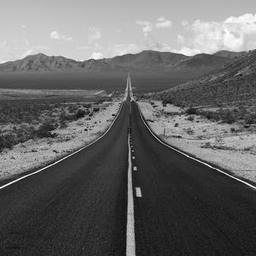
#> input picture 4106-Digital Image Processing/Images_for_DIP/road.bmp, 256 x 256 px, found by its file name
$ jupyter execute --allow-errors Lab2.ipynb   (shell and % lines are left out)
#> lines starting #> are read from the running program, lines starting #| are printed output that depends on the picture
[cell 1]
# Bilinear interpolation

import cv2
import matplotlib.pyplot as plt
from google.colab.patches import cv2_imshow
import numpy as np

%cd RUET_CSE_LAB

path="/content/RUET_CSE_LAB/4106-Digital Image Processing/Images_for_DIP/road.bmp"

image=cv2.imread(path)
#> image is the input picture: shape (256, 256, 3); min 7, max 255, mean 101.7
image_gray = cv2.cvtColor(image, cv2.COLOR_BGR2GRAY)
cv2_imshow(image_gray)
print(image_gray.shape,image_gray.dtype)
#| (256, 256) uint8

def Bilinear_Interpolation(image,H_out,W_out):
#> called with H_out = 500, W_out = 500
  H_in=image_gray.shape[0]
#> H_in = 256
  W_in=image_gray.shape[1]
#> W_in = 256
  resize_image=np.zeros((H_out,W_out))

  for i in range(H_out):
    for j in range(W_out):

      # step-01:
      x=(j+0.5)*(W_in/W_out)-0.5
      y=(i+0.5)*(H_in/H_out)-0.5

      # step-02:
      x0=int(np.floor(x))
      y0=int(np.floor(y))

      x1=min(x0+1,W_in-1)
      y1=min(y0+1,H_in-1)

      # step-03:
      x0=max(x0,0)
      y0=max(y0,0)

      #step-04:
      dx=x-x0
      dy=y-y0

      #step-05:
      A=image_gray[y0, x0]
      B=image_gray[y0, x1]
      C=image_gray[y1, x0]
      D=image_gray[y1, x1]

      #step-06:
      Top=A*(1-dx)+(B*dx)
      Bottom=C*(1-dx)+(D*dx)
      value=Top*(1-dy)+Bottom*dy
      resize_image[i,j]=value
  return resize_image

[cell 2]
resize_image=Bilinear_Interpolation(image_gray,500,500)

[cell 3]
cv2_imshow(resize_image)
print(resize_image.shape)
#| (500, 500)
print(resize_image.dtype)
#| float64

[cell 4]
# using built in function:

resize_image_func=cv2.resize(image_gray,(500,500),interpolation=cv2.INTER_LINEAR)
cv2_imshow(resize_image_func)
print(resize_image_func.shape)
#| (500, 500)
print(resize_image_func.dtype)
#| uint8

# Comparison:

diff=abs(resize_image.astype(np.int16)-resize_image_func.astype(np.int16))
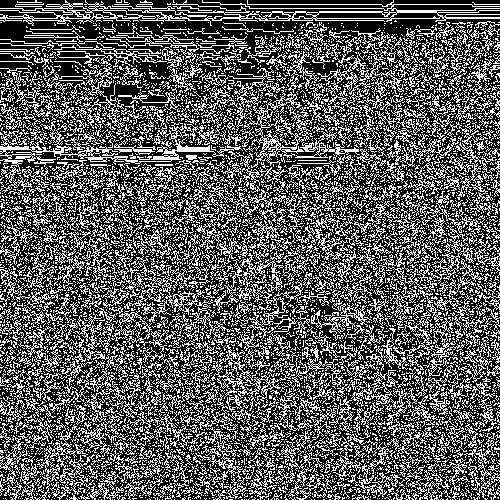
#> diff: shape (500, 500) int16; values 0 (black) and 1 (white), 36% white in thin lines or dots
cv2_imshow(diff)

[cell 5]
# # Comparison:

# diff=abs(resize_image.astype(np.int16)-resize_image_func.astype(np.int16))
# cv2_imshow(diff)

[cell 6]
# Nearest Neighbor interpolation

def Nearest_Neighbor_Interpolation(image,height,width):
#> called with image = array of shape (3, 3), height = 9, width = 9
  H_in=image.shape[0]
  W_in=image.shape[1]
  resize_image=np.zeros((height,width))
  if height%H_in!=0 or width%W_in!=0:
    return resize_image

  factor1=height/H_in
  factor2=width/W_in
  for i in range(height):
    for j in range(width):
      resize_image[i,j]=image[int(i/factor1),int(j/factor2)]

  return resize_image


image=[
      [1,4,7],
      [2,5,8],
      [3,6,9]
  ]
image=np.array(image)
print(Nearest_Neighbor_Interpolation(image,9,9))

[cell 7]
def four_adjacency(image,start,end,V):
  H_in=image.shape[0]
  W_in=image.shape[1]

  if start not in V or end not in V:
    return -1

  path={'P1':[start],
        'P2':[start],
        'P3':[start],
        'P4':[start],
        }
  start=list(start)

[cell 8]
# Experiment1: Reading and Displaying image

#import the libraries
import numpy as np
import matplotlib.pyplot as plt
from google.colab.patches import cv2_imshow
import cv2
#reading the image
image=cv2.imread('rgb.png')
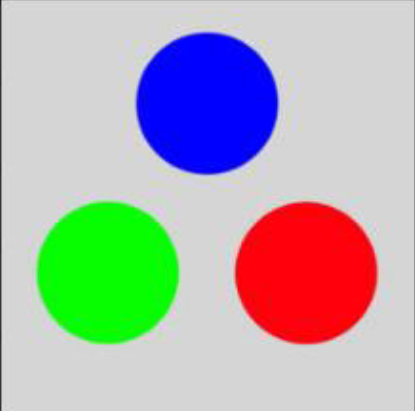
#> input picture 4106-Digital Image Processing/1. 31-03-2026/rgb.png, 415 x 411 px, found by its file name
#> image is the input picture: shape (411, 415, 3); mean B, G, R 177.4, 176.6, 177
cv2_imshow(image)
plt.imshow(image)
#save the image
cv2.imwrite('testing_save.png',image)


# Experiment 2: Changing the color spaces

#converting the image into grayscale
image_gray = cv2.cvtColor(image, cv2.COLOR_BGR2GRAY)
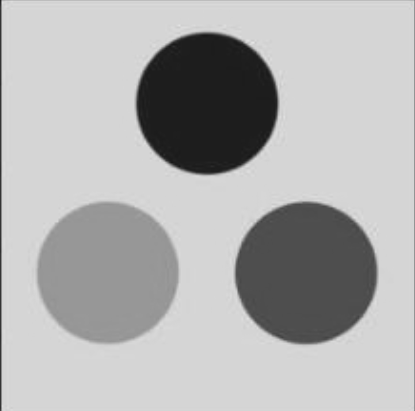
#> image_gray: shape (411, 415); min 23, max 228, mean 176.8
#display the image
cv2_imshow(image_gray)
plt.imshow(image_gray)


#converting the image in HSV color space
image_hsv = cv2.cvtColor(image, cv2.COLOR_BGR2HSV)
#> image_hsv: shape (411, 415, 3); mean H, S, V 45.6, 73, 223.7
#display the image
cv2_imshow(image_hsv)
plt.imshow(image_hsv)
#converting the image in HSV color space
image_hsv = cv2.cvtColor(image, cv2.COLOR_BGR2HSV)
#display the image
cv2_imshow(image_hsv)
plt.imshow(image_hsv)


#converting the image in RGB color space
image_rgb = cv2.cvtColor(image, cv2.COLOR_BGR2RGB)
#display the image
cv2_imshow(image_rgb)
plt.imshow(image_rgb)


# Experiment 3: Accessing Image Property

import numpy as np
import matplotlib.pyplot as plt
import cv2
#reading the image
image = cv2.imread('/content/rgb.png')
#Displaying image properties
print('Image shape:', image.shape)
#| Image shape: (411, 415, 3)
print('Total number of pixels:', image.size)
#| Total number of pixels: 511695
print('Dimension:', image.ndim)
#| Dimension: 3
print (type(image))
#| <class 'numpy.ndarray'>
print(image)
#> (printed output is left out)
print(image[0][0])
#| [32 32 32]

# another way to accessing image properties

height = image.shape[0]
#> height = 411
width = image.shape[1]
#> width = 415
num_channels = image.shape[2]
#> num_channels = 3
print('The height of the input image is : ', height)
#| The height of the input image is :  411
print('The width of the input image is : ', width)
#| The width of the input image is :  415
print('The Number of Channels in the input image are : ', num_channels)
#| The Number of Channels in the input image are :  3

# Experiment 4: Splitting & Merging Image Channels

b, g, r = cv2.split(image)
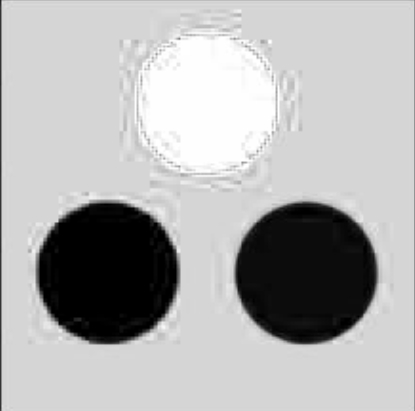
#> b: shape (411, 415); min 0, max 255, mean 177.4
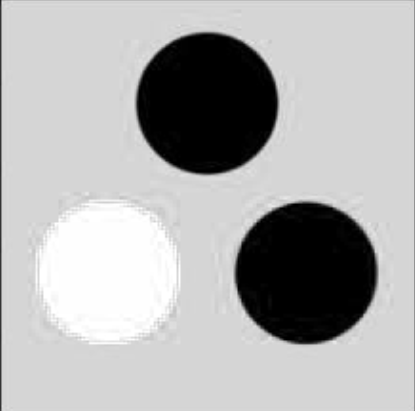
#> g: shape (411, 415); min 0, max 255, mean 176.6
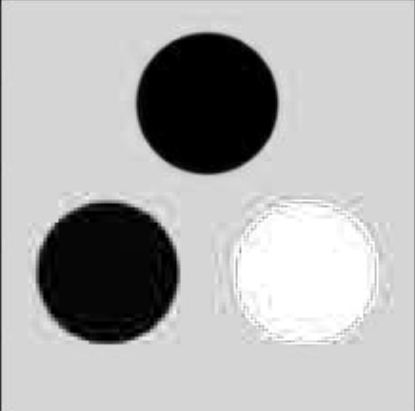
#> r: shape (411, 415); min 0, max 255, mean 177
rgb_image = cv2.merge((r, g, b))
num_red_pixels = cv2.countNonZero(r)
#> num_red_pixels = 157702
num_green_pixels = cv2.countNonZero(g)
#> num_green_pixels = 149415
num_blue_pixels = cv2.countNonZero(b)
#> num_blue_pixels = 159822
# Display the total number of pixels for each color channel
print('Total number of red pixels:', num_red_pixels)
#| Total number of red pixels: 157702
print('Total number of green pixels:', num_green_pixels)
#| Total number of green pixels: 149415
print('Total number of blue pixels:', num_blue_pixels)
#| Total number of blue pixels: 159822

#Experiment 5 -- Name of the Experiment: Separating Image Channels and Displaying them Individually

#import the libraries
import numpy as np
import matplotlib.pyplot as plt
import cv2
#reading the image
image = cv2.imread('/content/rgb.jpg')
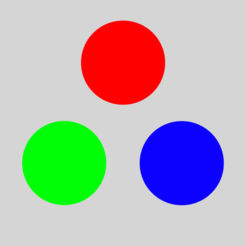
#> input picture 4106-Digital Image Processing/Images_for_DIP/rgb.jpg, 246 x 246 px, found by its file name
#> image is the input picture: shape (246, 246, 3); mean B, G, R 178.2, 177.8, 178.7
#Create subplot of one row and three columns within 10 inches widhth and 5 inches height figure
fig, ax = plt.subplots(1, 3, figsize=(10, 5))
# Display the red channel image in the first subplot
ax[0].imshow(r)

ax[0].set_title('Red Channel')
# Display the green channel image in the second subplot
ax[1].imshow(g)
ax[1].set_title('Green Channel')
# Display the blue channel image in the third subplot
ax[2].imshow(b)
ax[2].set_title('Blue Channel')

#Another ways to seperate the image channels and display
import cv2
import matplotlib.pyplot as plt
# Load an image
image = cv2.imread('/content/rgb.png')
# Extract the channel pixel array
r = image[:,:,2]
g = image[:,:,1]
b = image[:,:,0]
print(r)
#> (printed output is left out)

# Experiment 6
# Name of the Experiment: Converting Image from One Format to Another
# Introduction/Description

import os
import cv2
# Set the directory path containing JPEG images
input_dir = '/content/drive/MyDrive/Jpg Images'
# Create a directory for storing the output PNG images
output_dir = '/content/drive/MyDrive/PNG Images'
#> (the rest of this cell did not finish here and is left out)

#> (a cell that did not finish here is left out)

[cell 10]
# lab-04
# !wget https://raw.githubusercontent.com/asadaladil/RUET_CSE_LAB/refs/heads/main/4106-Digital%20Image%20Processing/Images_for_DIP/road.bmp
import cv2
import matplotlib.pyplot as plt
from google.colab.patches import cv2_imshow
import numpy as np
import warnings

# Experiment 1
# Name of the Experiment: Identity Kernel Using Library Function

#Identity Kernel Filter
kernel1 = np.array([[0, 0, 0],
                    [0, 1, 0],
                    [0, 0, 0]])
identity = cv2.filter2D(src=image, ddepth=-1, kernel=kernel1)
fig = plt.figure(figsize=(8,8))
ax1 = fig.add_subplot(121)
ax2 = fig.add_subplot(122)
ax1.imshow(image, cmap='gray', vmin=0, vmax=255)
ax1.title.set_text('Original Image')
ax2.imshow(identity, cmap='gray', vmin=0, vmax=255)
ax2.title.set_text('Result of Identity Kernel')

#Identity Kernel Filter
kernel = np.array([[0, 0, 0],
                  [0, 1, 0],
                  [0, 0, 0]])
padded_image = cv2.copyMakeBorder(image, 1, 1, 1, 1, cv2.BORDER_CONSTANT, value=0)

# Create output image
output_image = np.zeros_like(image)

# Apply the filter using for loops
for i in range(1, padded_image.shape[0]-1):
  for j in range(1, padded_image.shape[1]-1):
    # Compute the convolution using the Laplacian kernel
    convolution = np.sum(kernel * padded_image[i-1:i+2, j-1:j+2])
    # Set the corresponding pixel in the output image to the convolution value
    output_image[i-1, j-1] = convolution

#Display Results
fig = plt.figure(figsize=(8,8))
ax1 = fig.add_subplot(121)
ax2 = fig.add_subplot(122)
ax1.imshow(image, cmap='gray', vmin=0, vmax=255)
ax1.title.set_text('Original Image')
ax2.imshow(output_image, cmap='gray', vmin=0, vmax=255)
ax2.title.set_text('Result of Identity Kernel')

# Experiment 2
# Name of the Experiment: Smoothing Spatial Filtering

# Image Blurring using a Custom Kernel
kernel1 = np.array([[1, 1, 1],
                    [1, 1, 1],
                    [1, 1, 1]])
kernel1=kernel1/9
blurr = cv2.filter2D(src=image, ddepth=-1, kernel=kernel1)
fig = plt.figure(figsize=(8,8))
ax1 = fig.add_subplot(121)
ax2 = fig.add_subplot(122)
ax1.imshow(image, cmap='gray', vmin=0, vmax=255)
ax1.title.set_text('Original Image')
ax2.imshow(blurr, cmap='gray', vmin=0, vmax=255)
ax2.title.set_text('Result of Blurring Kernel')

# Standard Average Filtering Without Using Libray Function

#Identity Kernel Filter
kernel = np.ones((3, 3), dtype=np.float32)/9
padded_image = cv2.copyMakeBorder(image, 1, 1, 1, 1, cv2.BORDER_CONSTANT, value=0)

# Create output image
output_image = np.zeros_like(image)
# Apply the filter using for loops
for i in range(1, padded_image.shape[0]-1):
  for j in range(1, padded_image.shape[1]-1):
    # Compute the convolution using the Laplacian kernel
    convolution = np.sum(kernel * padded_image[i-1:i+2, j-1:j+2])
    # Set the corresponding pixel in the output image to the convolution value
    output_image[i-1, j-1] = convolution

#Display Results
fig = plt.figure(figsize=(8,8))
ax1 = fig.add_subplot(121)
ax2 = fig.add_subplot(122)

ax1.imshow(image, cmap='gray', vmin=0, vmax=255)
ax1.title.set_text('Original Image')
ax2.imshow(output_image, cmap='gray', vmin=0, vmax=255)
ax2.title.set_text('Result of Standard Average Filtering Kernel')

# Maximum Filetering Using Library Function

kernel = np.ones((3,3),np.uint8)
# Perform maximum filtering convolution using dilation
max_filtered = cv2.dilate(image, kernel)
fig = plt.figure(figsize=(8,8))
ax1 = fig.add_subplot(121)
ax2 = fig.add_subplot(122)
ax1.imshow(image, cmap='gray', vmin=0, vmax=255)
ax1.title.set_text('Original Image')
ax2.imshow(max_filtered, cmap='gray', vmin=0, vmax=255)
ax2.title.set_text('Result of Maximum Filtering')

# Maximum Filetering Without Using Library Function

# Pad the image using cv2.copyMakeBorder
padded_image = cv2.copyMakeBorder(image, 1, 1, 1, 1, cv2.BORDER_CONSTANT, value=0)
# Create output image
output_image = np.zeros_like(image)
# Apply the filter using for loops
for i in range(1, padded_image.shape[0]-1):
  for j in range(1, padded_image.shape[1]-1):
    # Extract the 3x3 neighborhood around the current pixel
    neighborhood = padded_image[i-1:i+2, j-1:j+2]
    # Compute the maximum value in the neighborhood
    maximum = np.max(neighborhood)
# Set the corresponding pixel in the output image to the maximum value
    output_image[i-1, j-1] = maximum

#Display Results
fig = plt.figure(figsize=(8,8))
ax1 = fig.add_subplot(121)
ax2 = fig.add_subplot(122)
ax1.imshow(image, cmap='gray', vmin=0, vmax=255)
ax1.title.set_text('Original Image')
ax2.imshow(output_image, cmap='gray', vmin=0, vmax=255)
ax2.title.set_text('Result of Maximum Filtering Kernel')

# Minimum Filtering Using Library Function
kernel = np.ones((3,3),np.uint8)
# Perform maximum filtering convolution using dilation
min_filtered = cv2.erode(image, kernel)
fig = plt.figure(figsize=(8,8))
ax1 = fig.add_subplot(121)
ax2 = fig.add_subplot(122)
ax1.imshow(image, cmap='gray', vmin=0, vmax=255)
ax1.title.set_text('Original Image')

ax2.imshow(min_filtered, cmap='gray', vmin=0, vmax=255)
ax2.title.set_text('Result of Minimum Filtering')

# Minimum Filtering Without Using Library Function

# Pad the image using cv2.copyMakeBorder
padded_image = cv2.copyMakeBorder(image, 1, 1, 1, 1, cv2.BORDER_CONSTANT, value=0)

# Create output image
output_image = np.zeros_like(image)

# Apply the filter using for loops
for i in range(1, padded_image.shape[0]-1):
  for j in range(1, padded_image.shape[1]-1):
    # Extract the 3x3 neighborhood around the current pixel
    neighborhood = padded_image[i-1:i+2, j-1:j+2]
    # Compute the maximum value in the neighborhood
    minimum = np.min(neighborhood)
    # Set the corresponding pixel in the output image to the maximum value
    output_image[i-1, j-1] = minimum


#Display Results
fig = plt.figure(figsize=(8,8))
ax1 = fig.add_subplot(121)
ax2 = fig.add_subplot(122)
ax1.imshow(image, cmap='gray', vmin=0, vmax=255)
ax1.title.set_text('Original Image')
ax2.imshow(output_image, cmap='gray', vmin=0, vmax=255)
ax2.title.set_text('Result of Minimum Filtering Kernel')

# Perform Median blurring using cv2.filter2D
median_filtered = cv2.medianBlur(image, 3)
fig = plt.figure(figsize=(8,8))
ax1 = fig.add_subplot(121)
ax2 = fig.add_subplot(122)
ax1.imshow(image, cmap='gray', vmin=0, vmax=255)
ax1.title.set_text('Original Image')
ax2.imshow(median_filtered, cmap='gray', vmin=0, vmax=255)
ax2.title.set_text('Result of Median Filtering')

# Median Filtering Without Using a Library Function

padded_image = cv2.copyMakeBorder(image, 1, 1, 1, 1,
cv2.BORDER_CONSTANT, value=255)
# Create output image
output_image = np.zeros_like(image)

# Apply the filter using for loops
for i in range(1, padded_image.shape[0]-1):
  for j in range(1, padded_image.shape[1]-1):
    # Extract the 3x3 neighborhood around the current pixel
    neighborhood = padded_image[i-1:i+2, j-1:j+2]
    # Compute the median value in the neighborhood
    median = np.median(neighborhood)
    # Set the corresponding pixel in the output image to the median
    output_image[i-1, j-1] = median

#Display Results
fig = plt.figure(figsize=(8,8))
ax1 = fig.add_subplot(121)
ax2 = fig.add_subplot(122)
ax1.imshow(image, cmap='gray', vmin=0, vmax=255)
ax1.title.set_text('Original Image')
ax2.imshow(output_image, cmap='gray', vmin=0, vmax=255)
ax2.title.set_text('Result of Median Filtering Kernel')

# Weighted Averaging Filter Using Library Function
kernel = np.array([[1, 2, 1],
[2, 4, 2],
[1, 2, 1]]) / 16.0
weighted_filter = cv2.filter2D(image, -1, kernel)
fig = plt.figure(figsize=(8,8))
ax1 = fig.add_subplot(121)
ax2 = fig.add_subplot(122)
ax1.imshow(image, cmap='gray', vmin=0, vmax=255)
ax1.title.set_text('Original Image')
ax2.imshow(weighted_filter, cmap='gray', vmin=0, vmax=255)
ax2.title.set_text('Result of Weighted Averaging Filtering')

# Weighted Averaging Filter Without Using Library Function
# Define filter kernel
kernel = np.array([[1, 2, 1],
                    [2, 4, 2],
                    [1, 2, 1]])
# Normalize kernel
kernel = kernel / np.sum(kernel) # Pad image
padded_image = cv2.copyMakeBorder(image, 1, 1, 1, 1, cv2.BORDER_CONSTANT, value=0)
# Create output image
output = np.zeros_like(image)
# Apply filter
for i in range(1, padded_image.shape[0] - 1):
  for j in range(1, padded_image.shape[1] - 1):
  # Compute the convolution using the Laplacian kernel
    convolution = np.sum(kernel * padded_image[i-1:i+2, j-1:j+2])
  # Set the corresponding pixel in the output image to the convolution value
    output_image[i-1, j-1] = convolution
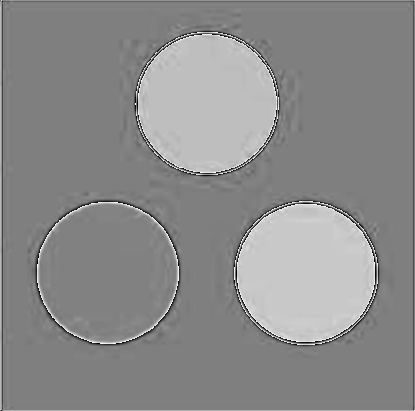
#> output_image: shape (411, 415, 3); min 0, max 255, mean 138.7

#Display Results
fig = plt.figure(figsize=(8,8))
ax1 = fig.add_subplot(121)
ax2 = fig.add_subplot(122)
ax1.imshow(image, cmap='gray', vmin=0, vmax=255)
ax1.title.set_text('Original Image')
ax2.imshow(output_image, cmap='gray', vmin=0, vmax=255)
ax2.title.set_text('Result of weighted Average Filtering Kernel')

gaussian_filter = cv2.GaussianBlur(image, (3,3), 0)
fig = plt.figure(figsize=(8,8))
ax1 = fig.add_subplot(121)
ax2 = fig.add_subplot(122)
ax1.imshow(image, cmap='gray', vmin=0, vmax=255)
ax1.title.set_text('Original Image')
ax2.imshow(gaussian_filter, cmap='gray', vmin=0, vmax=255)
ax2.title.set_text('Gaussian Smoothing Filter')

# Experiment 3
# Name of the Experiment: Sharpening Spatial Filtering

# Laplacian Filtering Using Library Function
# Importing the Libraries & Loading the Image

kernel = np.array([[0, 1, 0],
[1,-4, 1], [0, 1, 0]])
laplacian = cv2.filter2D(image, -1, kernel)
fig = plt.figure(figsize=(8,8))
ax1 = fig.add_subplot(121)
ax2 = fig.add_subplot(122)
ax1.imshow(image, cmap='gray', vmin=0, vmax=255)
ax1.title.set_text('Original Image')
ax2.imshow(laplacian, cmap='gray', vmin=0, vmax=255)
ax2.title.set_text('Laplacian Filter')

# Unsharp Masking and High Boost Filtering

# Gaussian Blur
gaussian_blur = cv2.GaussianBlur(image, (7,7), 0)
#Mask
mask = cv2.subtract(image, gaussian_blur)
k = 1
output_image = cv2.addWeighted(image, 1 + k, mask, -k, 0)
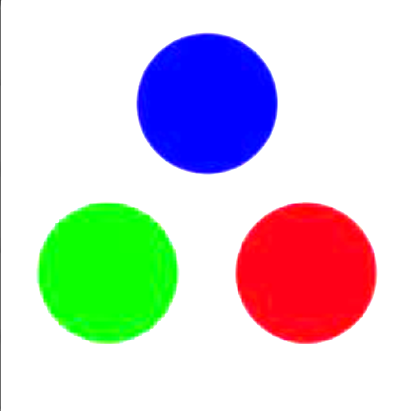
#> output_image: shape (411, 415, 3); mean B, G, R 211.3, 208.9, 210.1
# Displaying Results
fig = plt.figure(figsize=(8,8))
ax1 = fig.add_subplot(121)
ax5 = fig.add_subplot(122)
ax1.imshow(image, cmap='gray', vmin=0, vmax=255)
ax1.title.set_text('Original Image')
ax5.imshow(output_image, cmap='gray', vmin=0, vmax=255)
ax5.title.set_text('Output of Unsharp Masking')

# High boost Filtering

# HighBoost Filtering
kernel = np.array([[-1, -1, -1],
[-1, 9, -1], [-1, -1, -1]])
highboost = cv2.filter2D(image, -1, kernel) # Displaying Results
fig = plt.figure(figsize=(8,8))
ax1 = fig.add_subplot(121)
ax5 = fig.add_subplot(122)
ax1.imshow(image, cmap='gray', vmin=0, vmax=255)
ax1.title.set_text('Original Image')
ax5.imshow(output_image, cmap='gray', vmin=0, vmax=255)
ax5.title.set_text('HighBoost Filtering')

# Sobel Operator
#Horizontal Edge Detection
sobel_h = np.array([[-1, -2, -1],
[0, 0, 0], [1, 2, 1]])

# Apply kernel to image using cv2.filter2D
horizontal_edges = cv2.filter2D(image, -1, sobel_h).astype(np.float32) #Vertical Edge Detection
sobel_v = np.array([[-1, 0, 1],
[-2, 0, 2], [-1, 0, 1]])
# Apply kernel to image using cv2.filter2D
vertical_edges = cv2.filter2D(image, -1, sobel_v).astype(np.float32)
#Both in Vertical and Horizontal Direction
sobel = cv2.magnitude(vertical_edges, horizontal_edges)
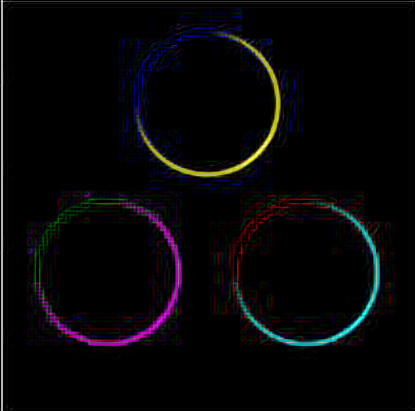
#> sobel: shape (411, 415, 3) float32; mean B, G, R 10.5, 8.5, 9.6; drawn with min black and max white
fig = plt.figure(figsize=(16,12))
ax1 = fig.add_subplot(141)
ax2 = fig.add_subplot(142)
ax3 = fig.add_subplot(143)
ax4 = fig.add_subplot(144)
ax1.imshow(image, cmap='gray', vmin=0, vmax=255)
ax1.title.set_text('Original Image')
ax2.imshow(horizontal_edges, cmap='gray', vmin=0, vmax=255)
ax2.title.set_text('Edges in Horizontal Direction')
ax3.imshow(vertical_edges, cmap='gray', vmin=0, vmax=255)
ax3.title.set_text('Edges in Vertical Direction')
ax4.imshow(sobel, cmap='gray', vmin=0, vmax=255)
ax4.title.set_text('Sobel Filtering')
#> figure, not shown here; B, G, R data is drawn as R, G, B
#> figure, not shown here; B, G, R data is drawn as R, G, B
#> figure, not shown here; B, G, R data is drawn as R, G, B
#> figure, not shown here; B, G, R data is drawn as R, G, B
#> figure, not shown here; B, G, R data is drawn as R, G, B
#> figure, not shown here; B, G, R data is drawn as R, G, B
#> figure, not shown here; B, G, R data is drawn as R, G, B
#> figure, not shown here; B, G, R data is drawn as R, G, B
#> figure, not shown here; B, G, R data is drawn as R, G, B
#> figure, not shown here; B, G, R data is drawn as R, G, B
#> figure, not shown here; B, G, R data is drawn as R, G, B
#> figure, not shown here; B, G, R data is drawn as R, G, B
#> figure, not shown here; B, G, R data is drawn as R, G, B
